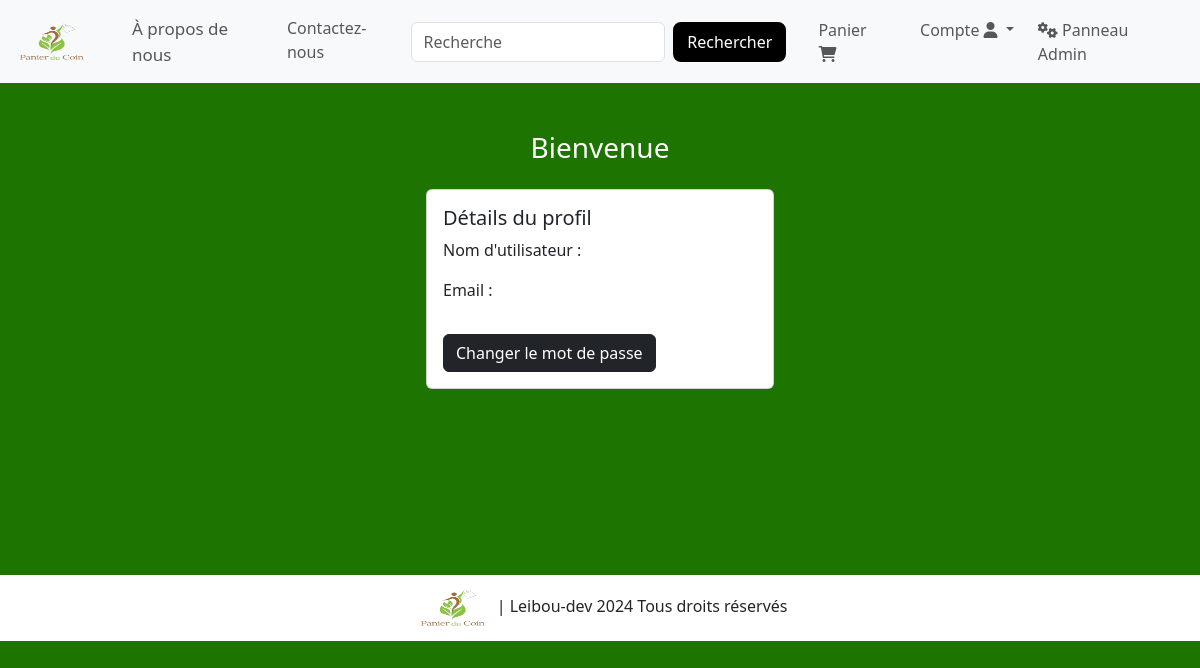
Before: /profile/10 (signed in) with the older database file.
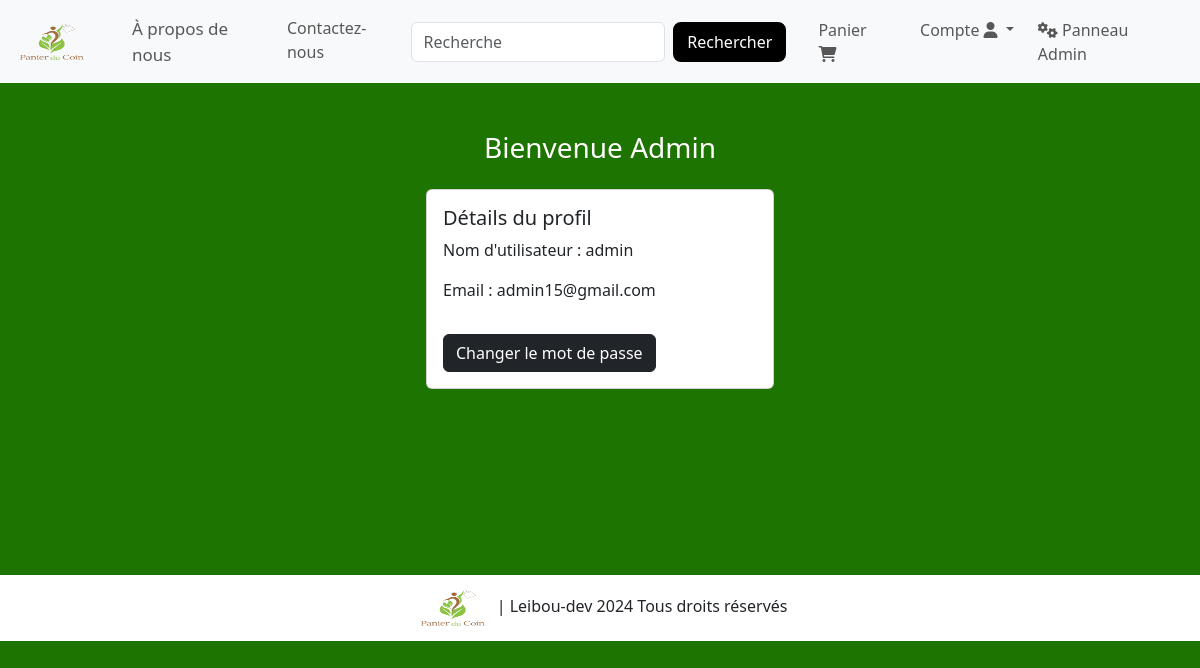
After: the same page with the newer database file.
### website/models.py (models this page shows, shortened)
class Customer(db.Model, UserMixin):
    id = db.Column(db.Integer, primary_key=True)
    email = db.Column(db.String(100), unique=True)
    username = db.Column(db.String(100))
    password_hash = db.Column(db.String(150))
    date_joined = db.Column(db.DateTime(), default=datetime.utcnow)
    cart_items = db.relationship('Cart', backref=db.backref('customer', lazy=True))
    orders = db.relationship('OneOrder', backref=db.backref('customer', lazy=True))
    @property
    def password(self):
        raise AttributeError('Password is not a readable Attribute')

### website/auth.py (the view)
@auth.route('/profile/<int:customer_id>')
@login_required
def profile(customer_id):
    customer = Customer.query.get(customer_id)
    return render_template('profile.html', customer=customer)

### website/templates/profile.html (shortened to what this page needs)
{% extends 'base.html' %}
{% block body %}
<div class="container my-5">
    <div class="row">
        <div class="col-lg-12">
            <h3 class="text-center text-white mb-4">Bienvenue <span class="text-capitalize">{{ customer.username }}</span></h3>
        </div>
    </div>
    <div class="row justify-content-center">
        <div class="col-lg-4 col-md-6 col-sm-8">
            <div class="card">
                <div class="card-body">
                    <h5 class="card-title">Détails du profil</h5>
                    <p class="card-text">Nom d'utilisateur : {{ customer.username }}</p>
                    <p class="card-text">Email : {{ customer.email }}</p>
                    <a href="/change-password/{{ customer.id }}" class="btn btn-dark mt-3">Changer le mot de passe</a>
                </div>
            </div>
        </div>
    </div>
</div>
<div>
<div>
</div>
</div>
{% endblock %}

Changed rows visible on the page:
added Customer: username "Admin", username "admin", email "admin15@gmail.com"
